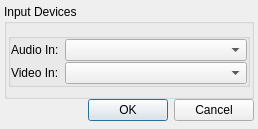
<?xml version="1.0" encoding="UTF-8"?>
<ui version="4.0">
 <class>SettingsDialog</class>
 <widget class="QDialog" name="SettingsDialog">
  <property name="geometry">
   <rect>
    <x>0</x>
    <y>0</y>
    <width>258</width>
    <height>111</height>
   </rect>
  </property>
  <property name="windowTitle">
   <string>Settings</string>
  </property>
  <layout class="QVBoxLayout" name="verticalLayout">
   <property name="spacing">
    <number>0</number>
   </property>
   <property name="leftMargin">
    <number>4</number>
   </property>
   <property name="topMargin">
    <number>4</number>
   </property>
   <property name="rightMargin">
    <number>4</number>
   </property>
   <property name="bottomMargin">
    <number>8</number>
   </property>
   <item>
    <widget class="QGroupBox" name="groupBox">
     <property name="title">
      <string>Input Devices</string>
     </property>
     <layout class="QHBoxLayout" name="horizontalLayout" stretch="1">
      <property name="spacing">
       <number>0</number>
      </property>
      <property name="sizeConstraint">
       <enum>QLayout::SetNoConstraint</enum>
      </property>
      <property name="leftMargin">
       <number>1</number>
      </property>
      <property name="rightMargin">
       <number>1</number>
      </property>
      <item>
       <widget class="QGroupBox" name="inputDevicesBox">
        <property name="sizePolicy">
         <sizepolicy hsizetype="MinimumExpanding" vsizetype="Preferred">
          <horstretch>1</horstretch>
          <verstretch>0</verstretch>
         </sizepolicy>
        </property>
        <property name="alignment">
         <set>Qt::AlignLeading|Qt::AlignLeft|Qt::AlignVCenter</set>
        </property>
        <layout class="QFormLayout" name="formLayout_2">
         <property name="fieldGrowthPolicy">
          <enum>QFormLayout::ExpandingFieldsGrow</enum>
         </property>
         <property name="horizontalSpacing">
          <number>6</number>
         </property>
         <property name="verticalSpacing">
          <number>1</number>
         </property>
         <property name="leftMargin">
          <number>0</number>
         </property>
         <property name="topMargin">
          <number>0</number>
         </property>
         <property name="rightMargin">
          <number>0</number>
         </property>
         <property name="bottomMargin">
          <number>0</number>
         </property>
         <item row="0" column="0">
          <widget class="QLabel" name="audioLabel">
           <property name="sizePolicy">
            <sizepolicy hsizetype="Fixed" vsizetype="Preferred">
             <horstretch>0</horstretch>
             <verstretch>1</verstretch>
            </sizepolicy>
           </property>
           <property name="text">
            <string>Audio In:</string>
           </property>
          </widget>
         </item>
         <item row="0" column="1">
          <widget class="QComboBox" name="audioInCombo">
           <property name="sizePolicy">
            <sizepolicy hsizetype="Expanding" vsizetype="Fixed">
             <horstretch>0</horstretch>
             <verstretch>0</verstretch>
            </sizepolicy>
           </property>
           <property name="minimumSize">
            <size>
             <width>150</width>
             <height>0</height>
            </size>
           </property>
          </widget>
         </item>
         <item row="2" column="0">
          <widget class="QLabel" name="videoLabel">
           <property name="sizePolicy">
            <sizepolicy hsizetype="Fixed" vsizetype="Preferred">
             <horstretch>0</horstretch>
             <verstretch>0</verstretch>
            </sizepolicy>
           </property>
           <property name="text">
            <string>Video In:</string>
           </property>
          </widget>
         </item>
         <item row="2" column="1">
          <widget class="QComboBox" name="videoInCombo">
           <property name="sizePolicy">
            <sizepolicy hsizetype="Expanding" vsizetype="Fixed">
             <horstretch>0</horstretch>
             <verstretch>0</verstretch>
            </sizepolicy>
           </property>
           <property name="minimumSize">
            <size>
             <width>150</width>
             <height>0</height>
            </size>
           </property>
          </widget>
         </item>
        </layout>
       </widget>
      </item>
     </layout>
    </widget>
   </item>
   <item>
    <spacer name="verticalSpacer">
     <property name="orientation">
      <enum>Qt::Vertical</enum>
     </property>
     <property name="sizeHint" stdset="0">
      <size>
       <width>20</width>
       <height>40</height>
      </size>
     </property>
    </spacer>
   </item>
   <item>
    <widget class="QDialogButtonBox" name="buttonBox">
     <property name="orientation">
      <enum>Qt::Horizontal</enum>
     </property>
     <property name="standardButtons">
      <set>QDialogButtonBox::Cancel|QDialogButtonBox::Ok</set>
     </property>
    </widget>
   </item>
   <item>
    <layout class="QHBoxLayout" name="horizontalLayout_2"/>
   </item>
  </layout>
 </widget>
 <resources/>
 <connections>
  <connection>
   <sender>buttonBox</sender>
   <signal>accepted()</signal>
   <receiver>SettingsDialog</receiver>
   <slot>accept()</slot>
   <hints>
    <hint type="sourcelabel">
     <x>248</x>
     <y>254</y>
    </hint>
    <hint type="destinationlabel">
     <x>157</x>
     <y>274</y>
    </hint>
   </hints>
  </connection>
  <connection>
   <sender>buttonBox</sender>
   <signal>rejected()</signal>
   <receiver>SettingsDialog</receiver>
   <slot>reject()</slot>
   <hints>
    <hint type="sourcelabel">
     <x>316</x>
     <y>260</y>
    </hint>
    <hint type="destinationlabel">
     <x>286</x>
     <y>274</y>
    </hint>
   </hints>
  </connection>
 </connections>
</ui>
